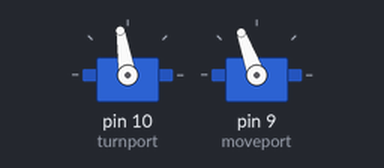
Simulated run of this sketch. Board: Arduino Uno, built with avr-gcc and run on an emulated ATmega328P. Parts: 2 × servo.

Above: at 1.1 s.
At 4.1 s:
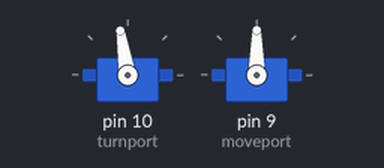
Timing chart, 0 to 5.6 s (numbered marks = the images above):
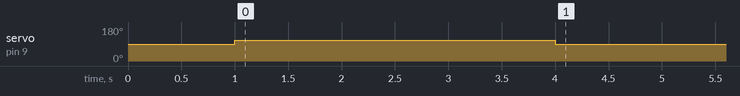

Measured:
- by itself, servo on pin 9 (moveport): 90° → 110° at 1.0 s, → 90° 3.0 s later

The sketch:

ard_steering_center.ino
```cpp
int leftangle = 82;
int center = 99;
int rightangle = 114;
int TrueSpeed;
int Angle;
int moveport = 9;
int turnport = 10;
#include <Servo.h>

Servo turnmotor;
Servo movemotors;
void setup() {
  turnmotor.attach(turnport);
  movemotors.attach(moveport);
  turnmotor.write(center);
  delay(1000);
  movemotors.write(110);
  turnmotor.write(center);
  delay(3000);
  movemotors.write(90);


}


void loop() {
}
```
